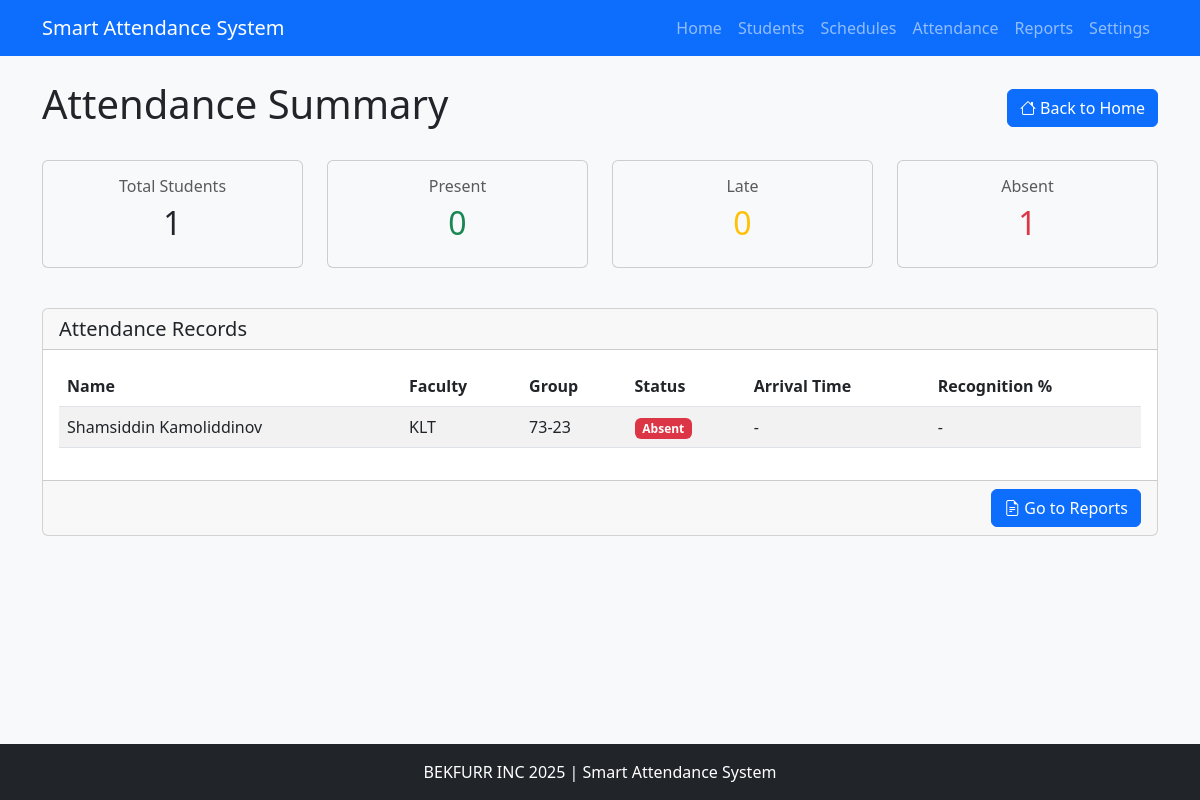
/attendance/stop/, run on the app's committed database.
### face_attendance/models.py (models this page shows, shortened)
class Attendance(models.Model):
    STATUS_CHOICES = [
        ('Present', 'Present'),
        ('Late', 'Late'),
        ('Absent', 'Absent'),
    ]
    student = models.ForeignKey(Student, on_delete=models.CASCADE)
    date = models.DateField()
    status = models.CharField(max_length=10, choices=STATUS_CHOICES)
    arrival_time = models.TimeField(null=True, blank=True)
    recognition_probability = models.FloatField(default=0.0)
    class Meta:
        unique_together = ['student', 'date']

class Student(models.Model):
    name = models.CharField(max_length=100)
    surname = models.CharField(max_length=100)
    father_name = models.CharField(max_length=100)
    faculty = models.CharField(max_length=100)
    direction = models.CharField(max_length=100)
    group = models.CharField(max_length=50)
    face_embeddings = models.TextField()  # Store face embeddings as JSON string

### face_attendance/views.py (the view)
# urls.py: path('attendance/stop/', views.stop_attendance, name='stop_attendance'),
def stop_attendance(request):
    if 'attendance_setup' in request.session:
        del request.session['attendance_setup']
    if 'attendance_deadlines' in request.session:
        del request.session['attendance_deadlines']
    today = datetime.now().date()
    attendance_records = Attendance.objects.filter(date=today).select_related('student')
    all_students = Student.objects.all()
    present_student_ids = attendance_records.values_list('student_id', flat=True)
    for student in all_students:
        if student.id not in present_student_ids:
            Attendance.objects.create(
                student=student,
                date=today,
                status='Absent'
            )
    attendance_records = Attendance.objects.filter(date=today).select_related('student')
    return render(request, 'face_attendance/attendance_summary.html', {
        'attendance_records': attendance_records,
        'present_count': attendance_records.filter(status='Present').count(),
        'late_count': attendance_records.filter(status='Late').count(),
        'absent_count': attendance_records.filter(status='Absent').count(),
        'total_count': all_students.count()
    })

### templates/face_attendance/attendance_summary.html (shortened to what this page needs)
{% extends 'base.html' %}
{% block content %}
<div class="d-flex justify-content-between align-items-center mb-4">
    <h1>Attendance Summary</h1>
    <div>
        <a href="{% url 'index' %}" class="btn btn-primary">
            <i class="bi bi-house"></i> Back to Home
        </a>
    </div>
</div>
<div class="row mb-4">
    <div class="col-md-3 mb-3">
        <div class="card bg-light text-center">
            <div class="card-body py-3">
                <h6 class="text-muted">Total Students</h6>
                <h2>{{ total_count }}</h2>
            </div>
        </div>
    </div>
    <div class="col-md-3 mb-3">
        <div class="card bg-light text-center">
            <div class="card-body py-3">
                <h6 class="text-muted">Present</h6>
                <h2 class="text-success">{{ present_count }}</h2>
            </div>
        </div>
    </div>
    <div class="col-md-3 mb-3">
        <div class="card bg-light text-center">
            <div class="card-body py-3">
                <h6 class="text-muted">Late</h6>
                <h2 class="text-warning">{{ late_count }}</h2>
            </div>
        </div>
    </div>
    <div class="col-md-3 mb-3">
        <div class="card bg-light text-center">
            <div class="card-body py-3">
                <h6 class="text-muted">Absent</h6>
                <h2 class="text-danger">{{ absent_count }}</h2>
            </div>
        </div>
    </div>
</div>
<div class="card">
    <div class="card-header">
        <h5 class="card-title mb-0">Attendance Records</h5>
    </div>
    <div class="card-body">
        <div class="table-responsive">
            <table class="table table-striped table-hover">
                <thead>
                    <tr>
                        <th>Name</th>
                        <th>Faculty</th>
                        <th>Group</th>
                        <th>Status</th>
                        <th>Arrival Time</th>
                        <th>Recognition %</th>
                    </tr>
                </thead>
                <tbody>
                    {% for record in attendance_records %}
                        <tr>
                            <td>{{ record.student.name }} {{ record.student.surname }}</td>
                            <td>{{ record.student.faculty }}</td>
                            <td>{{ record.student.group }}</td>
                            <td>
                                {% if record.status == 'Present' %}
                                    <span class="badge bg-success">Present</span>
                                {% elif record.status == 'Late' %}
                                    <span class="badge bg-warning">Late</span>
                                {% else %}
                                    <span class="badge bg-danger">Absent</span>
                                {% endif %}
                            </td>
                            <td>{{ record.arrival_time|default:'-' }}</td>
                            <td>
                                {% if record.recognition_probability > 0 %}
                                    {{ record.recognition_probability|floatformat:2 }}%
                                {% else %}
                                    -
                                {% endif %}
                            </td>
                        </tr>
                    {% endfor %}
                </tbody>
            </table>
        </div>
    </div>
    <div class="card-footer">
        <div class="d-flex justify-content-end">
            <a href="{% url 'reports' %}" class="btn btn-primary">
                <i class="bi bi-file-earmark-text"></i> Go to Reports
            </a>
        </div>
    </div>
</div>
{% endblock %}

### templates/base.html (shortened to what this page needs)
<!DOCTYPE html>
<html lang="en">
<head>
    <link href="https://cdn.jsdelivr.net/npm/bootstrap@5.3.0-alpha1/dist/css/bootstrap.min.css" rel="stylesheet">
    <link rel="stylesheet" href="https://cdn.jsdelivr.net/npm/bootstrap-icons@1.10.3/font/bootstrap-icons.css">
</head>
<body class="bg-light">
    <nav class="navbar navbar-expand-lg navbar-dark bg-primary">
        <div class="container">
            <a class="navbar-brand" href="{% url 'index' %}">Smart Attendance System</a>
            <div class="collapse navbar-collapse" id="navbarNav">
                <ul class="navbar-nav ms-auto">
                    <li class="nav-item">
                        <a class="nav-link" href="{% url 'index' %}">Home</a>
                    </li>
                    <li class="nav-item">
                        <a class="nav-link" href="{% url 'students_list' %}">Students</a>
                    </li>
                    <li class="nav-item">
                        <a class="nav-link" href="{% url 'schedules' %}">Schedules</a>
                    </li>
                    <li class="nav-item">
                        <a class="nav-link" href="{% url 'attendance_setup' %}">Attendance</a>
                    </li>
                    <li class="nav-item">
                        <a class="nav-link" href="{% url 'reports' %}">Reports</a>
                    </li>
                    <li class="nav-item">
                        <a class="nav-link" href="{% url 'settings' %}">Settings</a>
                    </li>
                </ul>
            </div>
        </div>
    </nav>
    <main class="container py-4">
        {% block content %}{% endblock %}
    </main>
    <footer class="bg-dark text-white py-3 mt-4">
        <div class="container text-center">
            <p class="mb-0">BEKFURR INC 2025 | Smart Attendance System</p>
        </div>
    </footer>
</body>
</html>

### templates/base.html (style rules this page uses)
body { min-height: 100vh; display: flex; flex-direction: column; }
main { flex: 1; }

### data on the page
Attendance: student.name "Shamsiddin", student.surname "Kamoliddinov", student.faculty "KLT", student.group "73-23", status "Absent", arrival_time "-"

### other printed values
{{ total_count }} "1"
{{ present_count }} "0"
{{ late_count }} "0"
{{ absent_count }} "1"
